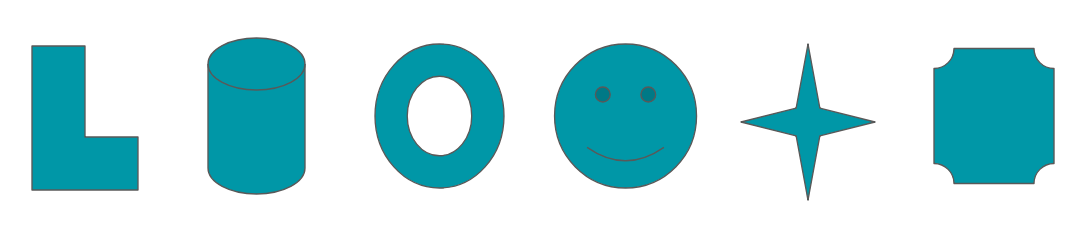
//> input picture opencv/spmallick-learnopencv/CenterofBlob/multiple-blob.png, 1089 x 236 px
$ ./center_of_multipe_blob   (built with g++ and OpenCV 4)
//> lines starting //> are read from the running program, lines starting //| are printed output that depends on the picture; after the words box and inside, x2 and y2 are one past the last pixel; in counts of white or black regions, pixels touching at a corner belong together
#include <opencv2/opencv.hpp>

using namespace cv;
using namespace std;

void find_moments(Mat gray);

int main(int argc, char **argv)
{
    // Load source image, convert it to gray
    Mat src, gray;
    src = imread("multiple-blob.png");
//> src is the input picture: 236 rows x 1089 cols, CV_8UC3; mean B, G, R 228.9, 224.7, 185.2

    cvtColor(src, gray, COLOR_BGR2GRAY);
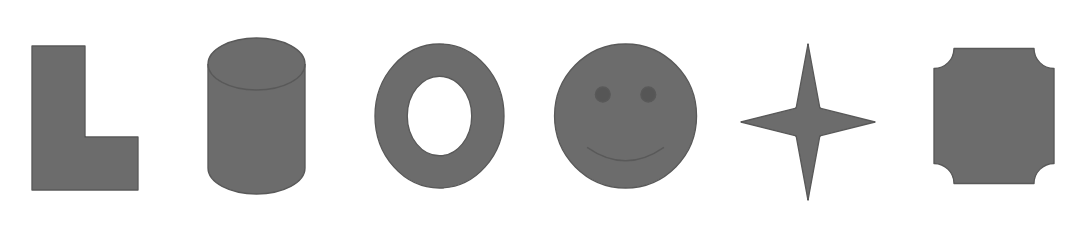
//> gray: 236 rows x 1089 cols, CV_8UC1; min 85, max 255, mean 213.5

    imshow("Source", src);

    find_moments(gray);

    waitKey();
    return 0;
}

void find_moments(Mat gray)
{
    Mat canny_output;
    vector<vector<Point> > contours;
    vector<Vec4i> hierarchy;

    // Detect edges using canny
    Canny(gray, canny_output, 50, 150, 3);
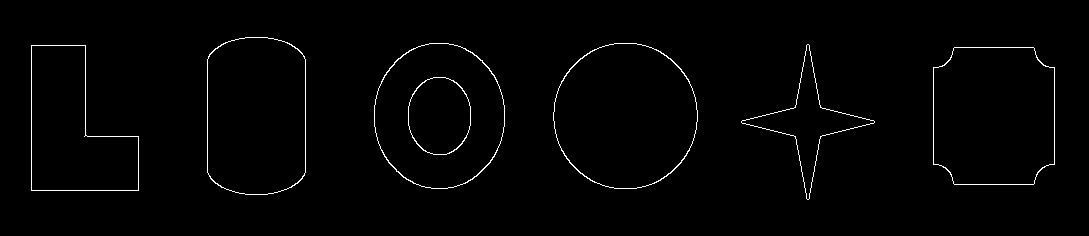
//> canny_output: 236 rows x 1089 cols, CV_8UC1; 1.3% white in thin lines or dots, all inside (x1, y1, x2, y2) = (31, 37, 1055, 200)
    // Find contours
    findContours(canny_output, contours, hierarchy, RETR_TREE, CHAIN_APPROX_SIMPLE);
//> contours = 14 contours; largest, box (x1, y1, x2, y2) and area: (553, 43, 698, 189) 16502, (553, 43, 698, 189) 16387, (933, 47, 1055, 185) 15312, (933, 47, 1055, 185) 15278, (374, 43, 505, 189) 14964

    // Get the moments
    vector<Moments> mu(contours.size());
//> mu = 14 items
    for (int i = 0; i < contours.size(); ++i) {
        mu[i] = moments(contours[i], false);
    }
//> this loop made 14 passes

    // Get the centroid of figures
    vector<Point2f> mc(contours.size());
    for (int i = 0; i < contours.size(); ++i) {
        mc[i] = Point2f(mu[i].m10/mu[i].m00, mu[i].m01/mu[i].m00);
    }

    // Draw contours
    Mat drawing(canny_output.size(), CV_8UC3, Scalar(255, 255, 255));

    for (int i = 0; i < contours.size(); ++i) {
        Scalar color = Scalar(167, 151, 0);
        drawContours(drawing, contours, i, color, 2, LINE_8, hierarchy);
        circle(drawing, mc[i], 4, color, -1);
    }
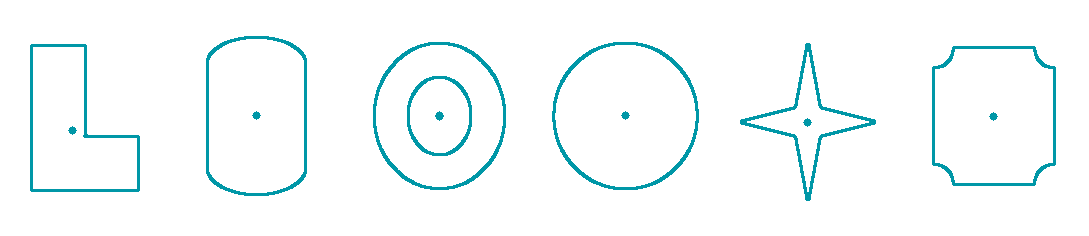
//> drawing: 236 rows x 1089 cols, CV_8UC3; mean B, G, R 251.4, 250.7, 244.5

    // Show the resultant image
    imshow("Contours", drawing);
    waitKey();
}
